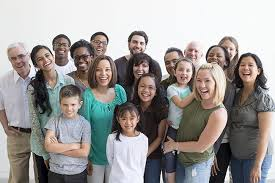
#> input picture opencv/thumuc/anh.jpg, 275 x 183 px
$ python opencv01.py
#> lines starting #> are read from the running program, lines starting #| are printed output that depends on the picture
import cv2
# đọc ảnh
img = cv2.imread("thumuc/anh.jpg", 1)
#> img is the input picture: shape (183, 275, 3); mean B, G, R 150.9, 153.1, 156.7

# resize image
# img = cv2.resize(img, (200, 200))  # rộng , dài
img = cv2.resize(img, (0, 0), fx=0.7, fy=0.7)
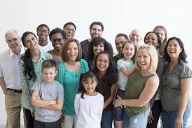
#> img: shape (128, 192, 3); mean B, G, R 150.6, 152.8, 156.4
# xoay ảnh
img = cv2.rotate(img, cv2.ROTATE_90_CLOCKWISE)
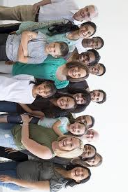
#> img: shape (192, 128, 3); mean B, G, R 150.6, 152.8, 156.4
# xuất ảnh
cv2.imshow("cua so hien thi", img)
k = cv2.waitKey()
#> (key Esc is pressed here)
if k == ord("s"):
    cv2.imwrite("thumuc/anhmoi5.png", img)
